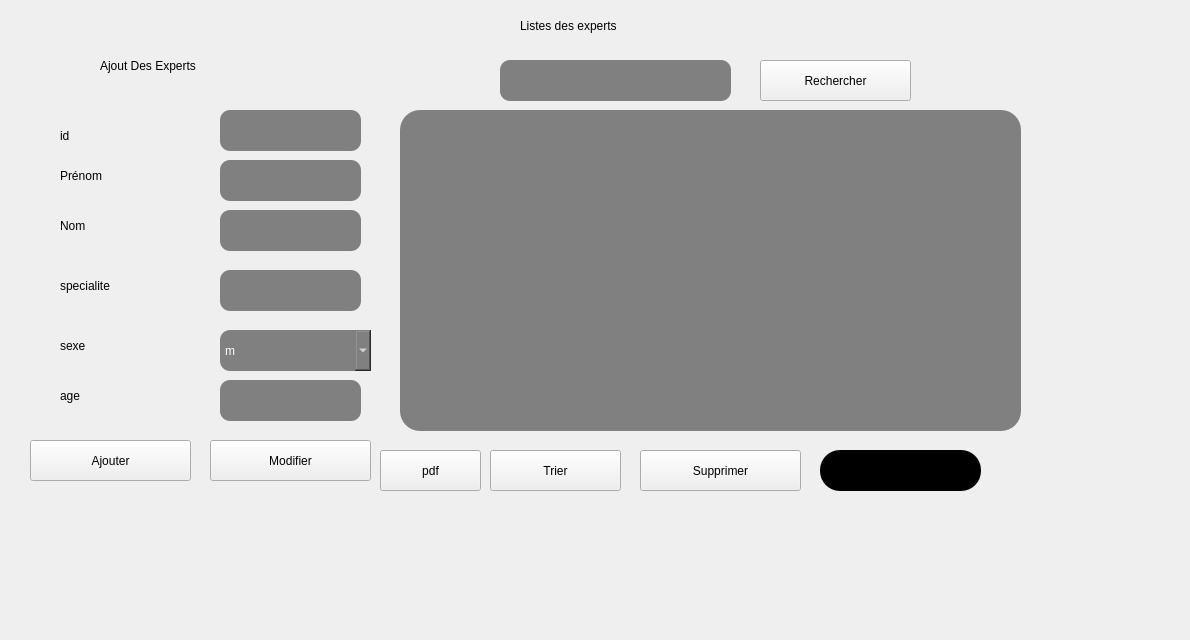
      <widget class="QWidget" name="tab_18">
       <attribute name="title">
        <string>Ajouter</string>
       </attribute>
       <widget class="QPushButton" name="pushButton_5">
        <property name="geometry">
         <rect>
          <x>30</x>
          <y>440</y>
          <width>161</width>
          <height>41</height>
         </rect>
        </property>
        <property name="styleSheet">
         <string notr="true">QPushButton

{
	background-color: rgb(72, 78, 86);
	border-style: outset;
    border-width: 2px;
    border-radius:20px;
    border-color: beige;
    
font: 81 10pt &quot;Rockwell Extra Bold&quot;;
    padding: 6px;
	color: rgb(255, 255, 255);

}

QPushButton:hover

{
	background-color: rgb(106, 227, 231);
	color: rgb(0, 0, 0);
	gridline-color: rgb(94, 118, 255);
}

QPushButton:pressed</string>
        </property>
        <property name="text">
         <string>Ajouter</string>
        </property>
       </widget>
       <widget class="QLineEdit" name="prenom">
        <property name="geometry">
         <rect>
          <x>220</x>
          <y>160</y>
          <width>141</width>
          <height>41</height>
         </rect>
        </property>
        <property name="styleSheet">
         <string notr="true">border-radius: 10px;
background-color: grey;
color: rgb(255, 255, 255);
alternate-background-color: rgb(255, 255, 255);</string>
        </property>
        <property name="text">
         <string/>
        </property>
       </widget>
       <widget class="QPushButton" name="supp">
        <property name="geometry">
         <rect>
          <x>640</x>
          <y>450</y>
          <width>161</width>
          <height>41</height>
         </rect>
        </property>
        <property name="styleSheet">
         <string notr="true">QPushButton


{
	
	background-color: rgb(224,42,38);
	border-style: outset;
    border-width: 2px;
    border-radius:20px;
    border-color: beige;
  
font: 81 10pt &quot;Rockwell Extra Bold&quot;;
    padding: 6px;
	color: rgb(255, 255, 255);

}

QPushButton:hover

{
	background-color: rgb(106, 227, 231);
	color: rgb(0, 0, 0);
	gridline-color: rgb(94, 118, 255);
}

QPushButton:pressed</string>
        </property>
        <property name="text">
         <string>Supprimer</string>
        </property>
       </widget>
       <widget class="QComboBox" name="comboBox">
        <property name="geometry">
         <rect>
          <x>220</x>
          <y>330</y>
          <width>151</width>
          <height>41</height>
         </rect>
        </property>
        <property name="styleSheet">
         <string notr="true">border-radius: 10px;
background-color: grey;
color: rgb(255, 255, 255);
alternate-background-color: rgb(255, 255, 255);</string>
        </property>
        <item>
         <property name="text">
          <string>m</string>
         </property>
        </item>
        <item>
         <property name="text">
          <string>f</string>
         </property>
        </item>
       </widget>
       <widget class="QLineEdit" name="nom">
        <property name="geometry">
         <rect>
          <x>220</x>
          <y>210</y>
          <width>141</width>
          <height>41</height>
         </rect>
        </property>
        <property name="styleSheet">
         <string notr="true">border-radius: 10px;
background-color: grey;
color: rgb(255, 255, 255);
alternate-background-color: rgb(255, 255, 255);</string>
        </property>
        <property name="text">
         <string/>
        </property>
       </widget>
       <widget class="QLabel" name="label_45">
        <property name="geometry">
         <rect>
          <x>520</x>
          <y>0</y>
          <width>331</width>
          <height>51</height>
         </rect>
        </property>
        <property name="styleSheet">
         <string notr="true">font: 28pt &quot;Niagara Engraved&quot;;
</string>
        </property>
        <property name="text">
         <string>Listes des experts</string>
        </property>
       </widget>
       <widget class="QLabel" name="label_46">
        <property name="geometry">
         <rect>
          <x>60</x>
          <y>380</y>
          <width>121</width>
          <height>31</height>
         </rect>
        </property>
        <property name="styleSheet">
         <string notr="true">font: 15pt &quot;Niagara Engraved&quot;;
</string>
        </property>
        <property name="text">
         <string>age</string>
        </property>
       </widget>
       <widget class="QLineEdit" name="id">
        <property name="geometry">
         <rect>
          <x>220</x>
          <y>110</y>
          <width>141</width>
          <height>41</height>
         </rect>
        </property>
        <property name="styleSheet">
         <string notr="true">border-radius: 10px;
background-color: grey;
color: rgb(255, 255, 255);
alternate-background-color: rgb(255, 255, 255);</string>
        </property>
        <property name="text">
         <string/>
        </property>
        <property name="maxLength">
         <number>8</number>
        </property>
       </widget>
       <widget class="QLabel" name="alerte_id">
        <property name="geometry">
         <rect>
          <x>360</x>
          <y>195</y>
          <width>221</width>
          <height>41</height>
         </rect>
        </property>
        <property name="text">
         <string/>
        </property>
       </widget>
       <widget class="QPushButton" name="pushButton_6">
        <property name="geometry">
         <rect>
          <x>210</x>
          <y>440</y>
          <width>161</width>
          <height>41</height>
         </rect>
        </property>
        <property name="styleSheet">
         <string notr="true">QPushButton


{
	
	background-color: rgb(72,78,86);
	border-style: outset;
    border-width: 2px;
    border-radius:20px;
    border-color: beige;
  
font: 81 10pt &quot;Rockwell Extra Bold&quot;;
    padding: 6px;
	color: rgb(255, 255, 255);

}

QPushButton:hover

{
	background-color: rgb(106, 227, 231);
	color: rgb(0, 0, 0);
	gridline-color: rgb(94, 118, 255);
}

QPushButton:pressed</string>
        </property>
        <property name="text">
         <string>Modifier</string>
        </property>
       </widget>
       <widget class="QLineEdit" name="id_2">
        <property name="geometry">
         <rect>
          <x>500</x>
          <y>60</y>
          <width>231</width>
          <height>41</height>
         </rect>
        </property>
        <property name="styleSheet">
         <string notr="true">border-radius: 10px;
background-color: grey;
color: rgb(255, 255, 255);
alternate-background-color: rgb(255, 255, 255);</string>
        </property>
        <property name="text">
         <string/>
        </property>
        <property name="maxLength">
         <number>8</number>
        </property>
       </widget>
       <widget class="QLabel" name="label_47">
        <property name="geometry">
         <rect>
          <x>60</x>
          <y>330</y>
          <width>121</width>
          <height>31</height>
         </rect>
        </property>
        <property name="styleSheet">
         <string notr="true">font: 15pt &quot;Niagara Engraved&quot;;
</string>
        </property>
        <property name="text">
         <string>sexe</string>
        </property>
       </widget>
       <widget class="QPushButton" name="pushButton_7">
        <property name="geometry">
         <rect>
          <x>490</x>
          <y>450</y>
          <width>131</width>
          <height>41</height>
         </rect>
        </property>
        <property name="styleSheet">
         <string notr="true">QPushButton

{
	background-color: rgb(72, 78, 86);
	border-style: outset;
    border-width: 2px;
    border-radius:20px;
    border-color: beige;
  
font: 81 10pt &quot;Rockwell Extra Bold&quot;;
    padding: 6px;
	color: rgb(255, 255, 255);

}

QPushButton:hover

{
	background-color: rgb(106, 227, 231);
	color: rgb(0, 0, 0);
	gridline-color: rgb(94, 118, 255);
}

QPushButton:pressed</string>
        </property>
        <property name="text">
         <string>Trier</string>
        </property>
       </widget>
       <widget class="QLineEdit" name="age">
        <property name="geometry">
         <rect>
          <x>220</x>
          <y>380</y>
          <width>141</width>
          <height>41</height>
         </rect>
        </property>
        <property name="styleSheet">
         <string notr="true">border-radius: 10px;
background-color: grey;
color: rgb(255, 255, 255);
alternate-background-color: rgb(255, 255, 255);</string>
        </property>
        <property name="text">
         <string/>
        </property>
       </widget>
       <widget class="QPushButton" name="pushButton_8">
        <property name="geometry">
         <rect>
          <x>380</x>
          <y>450</y>
          <width>101</width>
          <height>41</height>
         </rect>
        </property>
        <property name="styleSheet">
         <string notr="true">QPushButton

{
	background-color: rgb(72, 78, 86);
	border-style: outset;
    border-width: 2px;
    border-radius:20px;
    border-color: beige;
  
font: 81 10pt &quot;Rockwell Extra Bold&quot;;
    padding: 6px;
	color: rgb(255, 255, 255);

}

QPushButton:hover

{
	background-color: rgb(106, 227, 231);
	color: rgb(0, 0, 0);
	gridline-color: rgb(94, 118, 255);
}

QPushButton:pressed</string>
        </property>
        <property name="text">
         <string>pdf</string>
        </property>
       </widget>
       <widget class="QLabel" name="label_48">
        <property name="geometry">
         <rect>
          <x>60</x>
          <y>120</y>
          <width>121</width>
          <height>31</height>
         </rect>
        </property>
        <property name="styleSheet">
         <string notr="true">font: 15pt &quot;Niagara Engraved&quot;;
</string>
        </property>
        <property name="text">
         <string>id</string>
        </property>
       </widget>
       <widget class="QLabel" name="label_49">
        <property name="geometry">
         <rect>
          <x>60</x>
          <y>160</y>
          <width>111</width>
          <height>31</height>
         </rect>
        </property>
        <property name="mouseTracking">
         <bool>true</bool>
        </property>
        <property name="styleSheet">
         <string notr="true">font: 15pt &quot;Niagara Engraved&quot;;
</string>
        </property>
        <property name="text">
         <string>Prénom</string>
        </property>
       </widget>
       <widget class="QTableView" name="tableView_9">
        <property name="geometry">
         <rect>
          <x>400</x>
          <y>110</y>
          <width>621</width>
          <height>321</height>
         </rect>
        </property>
        <property name="styleSheet">
         <string notr="true">border-radius: 20px;
background-color: grey;
</string>
        </property>
       </widget>
       <widget class="QLabel" name="label_50">
        <property name="geometry">
         <rect>
          <x>60</x>
          <y>210</y>
          <width>111</width>
          <height>31</height>
         </rect>
        </property>
        <property name="styleSheet">
         <string notr="true">font: 15pt &quot;Niagara Engraved&quot;;
</string>
        </property>
        <property name="text">
         <string>Nom</string>
        </property>
       </widget>
       <widget class="QLineEdit" name="specialite">
        <property name="geometry">
         <rect>
          <x>220</x>
          <y>270</y>
          <width>141</width>
          <height>41</height>
         </rect>
        </property>
        <property name="styleSheet">
         <string notr="true">border-radius: 10px;
background-color: grey;
color: rgb(255, 255, 255);
alternate-background-color: rgb(255, 255, 255);</string>
        </property>
        <property name="text">
         <string/>
        </property>
       </widget>
       <widget class="QLineEdit" name="id_supp">
        <property name="geometry">
         <rect>
          <x>820</x>
          <y>450</y>
          <width>161</width>
          <height>41</height>
         </rect>
        </property>
        <property name="styleSheet">
         <string notr="true">border-radius: 20px;
background-color: rgb(0,0,0);
color: rgb(255, 255, 255);
alternate-background-color: rgb(255, 255, 255);</string>
        </property>
        <property name="text">
         <string/>
        </property>
        <property name="maxLength">
         <number>8</number>
        </property>
       </widget>
       <widget class="QLabel" name="label_51">
        <property name="geometry">
         <rect>
          <x>60</x>
          <y>270</y>
          <width>121</width>
          <height>31</height>
         </rect>
        </property>
        <property name="styleSheet">
         <string notr="true">font: 15pt &quot;Niagara Engraved&quot;;
</string>
        </property>
        <property name="text">
         <string>specialite</string>
        </property>
       </widget>
       <widget class="QPushButton" name="pushButton_9">
        <property name="geometry">
         <rect>
          <x>760</x>
          <y>60</y>
          <width>151</width>
          <height>41</height>
         </rect>
        </property>
        <property name="styleSheet">
         <string notr="true">QPushButton

{
	background-color: rgb(72, 78, 86);
	border-style: outset;
    border-width: 2px;
    border-radius:20px;
    border-color: beige;
    
font: 81 10pt &quot;Rockwell Extra Bold&quot;;
    padding: 6px;
	color: rgb(255, 255, 255);

}

QPushButton:hover

{
	background-color: rgb(106, 227, 231);
	color: rgb(0, 0, 0);
	gridline-color: rgb(94, 118, 255);
}

QPushButton:pressed</string>
        </property>
        <property name="text">
         <string>Rechercher</string>
        </property>
       </widget>
       <widget class="QLabel" name="label_52">
        <property name="geometry">
         <rect>
          <x>100</x>
          <y>40</y>
          <width>311</width>
          <height>51</height>
         </rect>
        </property>
        <property name="styleSheet">
         <string notr="true">font: 28pt &quot;Niagara Engraved&quot;;
</string>
        </property>
        <property name="text">
         <string>Ajout Des Experts </string>
        </property>
       </widget>
       <widget class="QLabel" name="back5_8">
        <property name="geometry">
         <rect>
          <x>10</x>
          <y>0</y>
          <width>1171</width>
          <height>631</height>
         </rect>
        </property>
        <property name="text">
         <string/>
        </property>
        <property name="pixmap">
         <pixmap>bg.png</pixmap>
        </property>
       </widget>
       <zorder>back5_8</zorder>
       <zorder>pushButton_5</zorder>
       <zorder>prenom</zorder>
       <zorder>supp</zorder>
       <zorder>comboBox</zorder>
       <zorder>nom</zorder>
       <zorder>label_45</zorder>
       <zorder>label_46</zorder>
       <zorder>id</zorder>
       <zorder>alerte_id</zorder>
       <zorder>pushButton_6</zorder>
       <zorder>id_2</zorder>
       <zorder>label_47</zorder>
       <zorder>pushButton_7</zorder>
       <zorder>age</zorder>
       <zorder>pushButton_8</zorder>
       <zorder>label_48</zorder>
       <zorder>label_49</zorder>
       <zorder>tableView_9</zorder>
       <zorder>label_50</zorder>
       <zorder>specialite</zorder>
       <zorder>id_supp</zorder>
       <zorder>label_51</zorder>
       <zorder>pushButton_9</zorder>
       <zorder>label_52</zorder>
      </widget>
